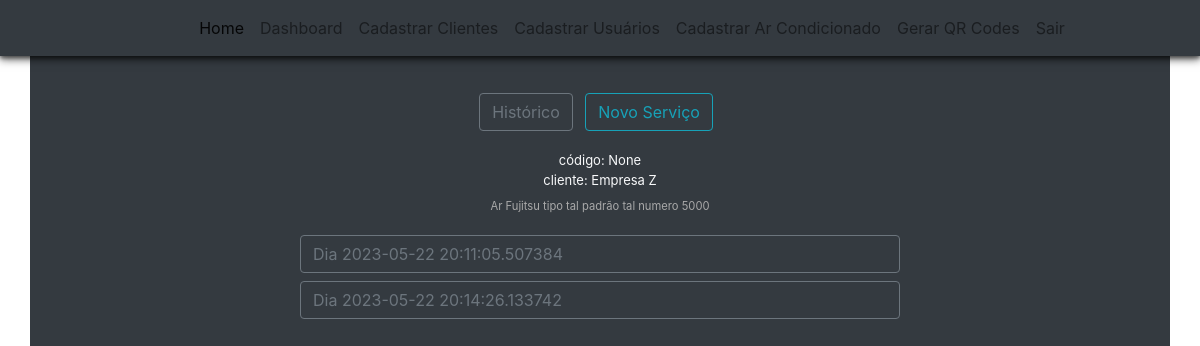
The app's page /dashboard/cliente/relatorio-servico/16 (signed in) with its own data.
### climaxcool/models.py (models this page shows)
class Equipments(database.Model):
    id = database.Column(database.Integer, primary_key=True)
    name_equipment = database.Column(database.String, nullable=False)
    btus_equipment = database.Column(database.Integer, nullable=False)
    brand_equipment = database.Column(database.String, nullable=False)
    address = database.Column(database.String, nullable=False)
    qr_code = database.Column(database.String, unique=True)
    status_equipment = database.Column(database.String, default="ATIVO")
    date_create = database.Column(database.DateTime, nullable=False, default=datetime.utcnow)
    id_customer = database.Column(database.Integer, database.ForeignKey('customers.id'), nullable=False)
    id_user = database.Column(database.Integer, database.ForeignKey('users.id'), nullable=False)

class Customers(database.Model):
    id = database.Column(database.Integer, primary_key=True)
    type_customer = database.Column(database.String, nullable=False)
    number_register_customer = database.Column(database.String, nullable=False, unique=True)
    name_customer = database.Column(database.String, nullable=False)
    name_responsible = database.Column(database.String)
    email = database.Column(database.String)
    address = database.Column(database.String)
    telephone_fixed = database.Column(database.String)
    telephone_mobile = database.Column(database.String, nullable=False)
    reference_point = database.Column(database.String)
    status_customer = database.Column(database.String, default="ATIVO")
    date_create = database.Column(database.DateTime, nullable=False, default=datetime.utcnow)
    id_user = database.Column(database.Integer, database.ForeignKey('users.id'), nullable=False)
    equipment = database.relationship('Equipments', backref='company_asset', lazy=True)

class Services(database.Model):
    id = database.Column(database.Integer, primary_key=True)
    service = database.Column(database.String, nullable=False)
    date_create = database.Column(database.DateTime, nullable=False, default=datetime.utcnow)
    annotations = database.Column(database.String)
    price = database.Column(database.Integer)
    id_customer = database.Column(database.Integer, database.ForeignKey('customers.id'), nullable=False)
    id_equipment = database.Column(database.Integer, database.ForeignKey('equipments.id'), nullable=False)
    id_expert = database.Column(database.Integer, database.ForeignKey('users.id'), nullable=False)

### climaxcool/route/routes.py (the view)
@app.route('/dashboard/cliente/relatorio-servico', defaults={'equipment_id': None})
@app.route('/dashboard/cliente/relatorio-servico/<int:equipment_id>')
@login_required
def report_service(equipment_id):
    equipment = None
    services_for_equipment = []
    if equipment_id is not None:
        equipment = Equipments.query.filter_by(id=equipment_id).first()
        customer = Customers.query.filter_by(id=equipment.id_customer).first();
        services = Services.query.filter_by(id_equipment=equipment_id).all();
        for service in services:
            expert = Users.query.filter_by(id=service.id_expert).first();
            list_services = service.service.split(",")
            list_services.pop()
            print(f"lista de serviços {list_services}")
            services_for_equipment.append( report_service_model(
                id=service.id,
                date= service.date_create,
                list_services= list_services,
                annotations= service.annotations,
                expert= expert.username,
                price= service.price,
            ))
    return render_template('report_service.html', equipment=equipment, customer=customer, services=services_for_equipment)

### climaxcool/models.py (called while the page is built)
@login_manager.user_loader
def load_user(id_user):
    return Users.query.get(int(id_user))

### climaxcool/templates/report_service.html (shortened to what this page needs)
{% extends 'nav_logged.html' %}
{% block bodynav %}
<div class="container bg-dark" style="padding-top: 60px; height: 100vh;">
    <div class="py-2 text-center">
        <div class="pb-2">
            <a id="btn-historico" class="btn btn-outline-secondary mr-2" href="{{url_for('report_service', equipment_id=equipment.id, customer_id=customer.id)}}">Histórico</a>
            <a id="btn-novo-servico" class="btn btn-outline-info mr-2" href="{{url_for('new_service', equipment_id=equipment.id, customer_id=customer.id)}}">Novo Serviço</a>
        </div>
    </div>
    <div class="container text-center text-light" id="option1">
        <div class="mt-1">
            <p style="font-size: small;" class="my-0">código: {{ equipment.qr_code }}</p>
            <p style="font-size: small;" class="my-0">cliente: {{customer.name_customer}}</p>
            <p style="font-size: 0.7rem; color: darkgrey;" class="mt-2">
                {{equipment.name_equipment}}
            </p>
        </div>
    </div>
    <div class="container row justify-content-center text-center text-light mx-0">
        {%for service in services%}
        <div class="col-md-7 mb-1">
            <button style="width: 100%; text-align: start;" class="btn btn-outline-secondary mt-1" type="button" data-bs-toggle="collapse" data-bs-target="#serv{{service.id}}"> Dia {{service.date}}</button>
        </div>
        {%endfor%}
    </div>
</div>
{% endblock %}

### records on screen
Equipments: qr_code "None", name_equipment "Ar Fujitsu tipo tal padrão tal numero 5000"
Customers: name_customer "Empresa Z"
Services: date "2023-05-22 20:11:05.507384"
Services: date "2023-05-22 20:14:26.133742"
